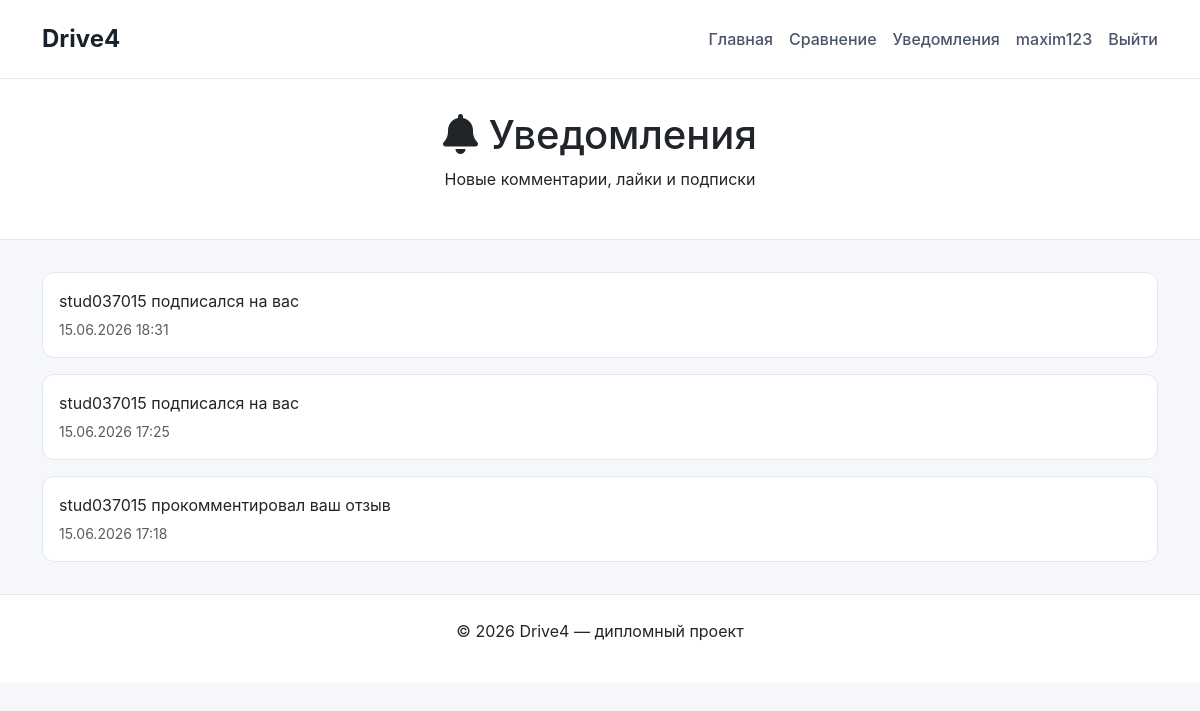
Page /posts/notifications/ (signed in) on the committed database.
### users/models.py (models this page shows, shortened)
class User(AbstractUser):
    phone = models.CharField('Телефон', max_length=20, blank=True, null=True)
    avatar = models.ImageField('Аватар', upload_to='avatars/', blank=True, null=True)
    city = models.CharField('Город', max_length=100, blank=True, null=True)
    bio = models.TextField('О себе', blank=True, null=True)
    class Meta:
        verbose_name = 'Пользователь'
        verbose_name_plural = 'Пользователи'

### posts/models.py (models this page shows, shortened)
class Notification(models.Model):
    NOTIFICATION_TYPES = [
        ('comment', 'Комментарий'),
        ('like', 'Лайк'),
        ('subscription', 'Подписка'),
    ]
    user = models.ForeignKey(settings.AUTH_USER_MODEL, on_delete=models.CASCADE, verbose_name='Пользователь', related_name='notifications')
    notification_type = models.CharField('Тип уведомления', max_length=20, choices=NOTIFICATION_TYPES)
    text = models.CharField('Текст уведомления', max_length=255)
    is_read = models.BooleanField('Прочитано', default=False)
    created_at = models.DateTimeField('Дата создания', auto_now_add=True)
    class Meta:
        verbose_name = 'Уведомление'
        verbose_name_plural = 'Уведомления'
        ordering = ['-created_at']

### posts/views.py (the view)
# urls.py: path('notifications/', views.notifications, name='notifications'),
@login_required
def notifications(request):
    notifications_list = request.user.notifications.order_by('-created_at')
    notifications_list.update(is_read=True)
    return render(request, 'posts/notifications.html', {'notifications': notifications_list})

### posts/templates/posts/notifications.html (shortened to what this page needs)
<!DOCTYPE html>
<html lang="ru">
<head>
    <link href="https://cdn.jsdelivr.net/npm/bootstrap@5.3.0/dist/css/bootstrap.min.css" rel="stylesheet">
    <link rel="stylesheet" href="https://cdnjs.cloudflare.com/ajax/libs/font-awesome/6.4.0/css/all.min.css">
</head>
<body>
<nav class="navbar">
    <div class="container">
        <a class="navbar-brand" href="/">Drive4</a>
        <div class="d-flex gap-3">
            <a class="nav-link" href="/">Главная</a>
            <a class="nav-link" href="{% url 'compare_cars' %}">Сравнение</a>
            <a class="nav-link" href="{% url 'notifications' %}"> Уведомления</a>
            {% if user.is_authenticated %}
                <a class="nav-link" href="{% url 'profile' %}">{{ user.username }}</a>
                <form method="post" action="{% url 'logout' %}" style="display: inline;">
                    <button type="submit" class="btn-logout nav-link">Выйти</button>
                </form>
            {% else %}
                <a class="nav-link" href="{% url 'login' %}">Вход</a>
                <a class="nav-link" href="{% url 'register' %}">Регистрация</a>
            {% endif %}
        </div>
    </div>
</nav>
<div class="notifications-header">
    <div class="container text-center">
        <h1><i class="fas fa-bell"></i> Уведомления</h1>
        <p>Новые комментарии, лайки и подписки</p>
    </div>
</div>
<div class="container">
    {% if notifications %}
        {% for n in notifications %}
            <div class="notification-card {% if not n.is_read %}unread{% endif %}">
                <div class="d-flex align-items-center">
                    <div class="flex-grow-1">
                        <p class="mb-1">{{ n.text }}</p>
                        <small class="text-muted">{{ n.created_at|date:"d.m.Y H:i" }}</small>
                    </div>
                </div>
            </div>
        {% endfor %}
    {% else %}
        <div class="alert alert-info text-center">
            <i class="fas fa-bell-slash fa-2x mb-2"></i>
            <p>Уведомлений пока нет</p>
        </div>
    {% endif %}
</div>
<footer class="footer">
    <div class="container">
        <p>© 2026 Drive4 — дипломный проект</p>
    </div>
</footer>
</body>
</html>

### posts/templates/posts/notifications.html (style rules this page uses)
body { background-color: #f5f7fb; font-family: -apple-system, BlinkMacSystemFont, 'Segoe UI', Roboto, sans-serif; }
.navbar { background-color: white; border-bottom: 1px solid #e2e8f0; padding: 1rem 0; }
.navbar-brand { font-weight: 700; font-size: 1.5rem; color: #1a202c; text-decoration: none; }
.nav-link { color: #4a5568; font-weight: 500; }
.btn-logout { background: none; border: none; color: #4a5568; cursor: pointer; }
.notifications-header { background: white; border-bottom: 1px solid #e2e8f0; padding: 2rem 0; margin-bottom: 2rem; }
.notification-card { background: white; border: 1px solid #e2e8f0; border-radius: 12px; padding: 1rem; margin-bottom: 1rem; }
.footer { background: white; border-top: 1px solid #e2e8f0; padding: 1.5rem; text-align: center; margin-top: 2rem; }

### rows in the picture
User: username "maxim123"
Notification: text "stud037015 подписался на вас", created_at "15.06.2026 18:31"
Notification: text "stud037015 подписался на вас", created_at "15.06.2026 17:25"
Notification: text "stud037015 прокомментировал ваш отзыв", created_at "15.06.2026 17:18"
